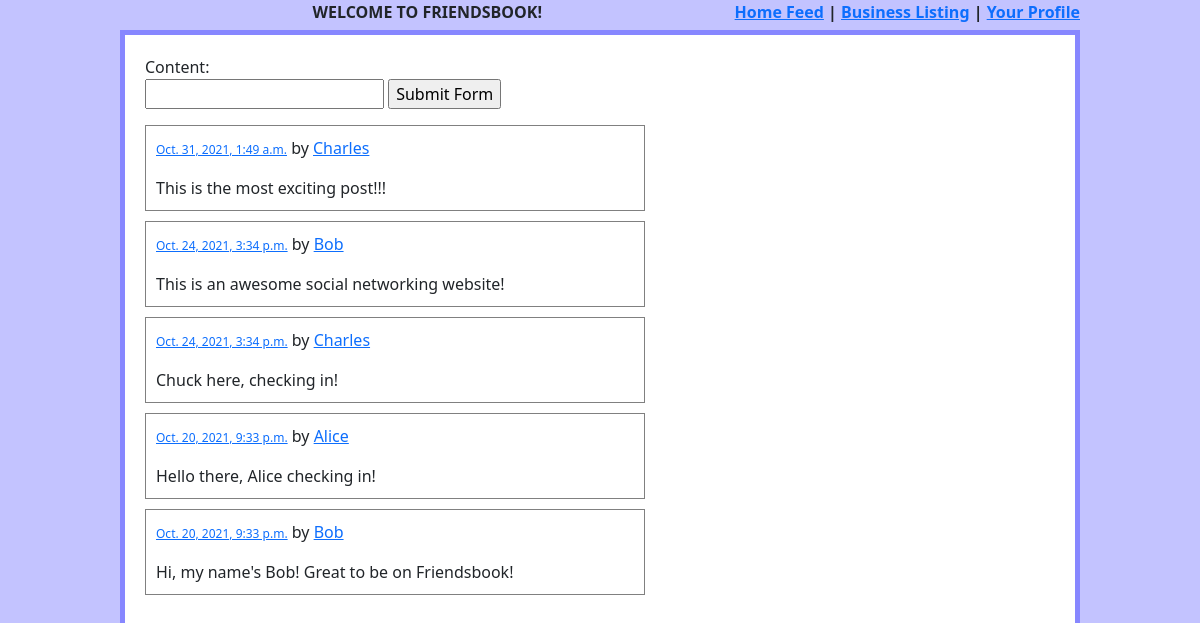
The app's page / (signed in) with its own data.
### post/models.py (models this page shows, shortened)
class Post(models.Model):
    author = models.ForeignKey(User, null=True, blank=True, on_delete=CASCADE)
    content = models.CharField(max_length=140, validators=[validate_no_bad_words])
    created_on = models.DateTimeField('date created', auto_now_add=True)
    objects = models.Manager()
    feed_manager = FeedManager()

### post/views.py (the view)
# urls.py: path('', post_feed, name='home'),
def post_feed(request):
    if not request.user.is_authenticated:
        return redirect('/account/login/')
    post_form = PostForm()
    if request.method == 'POST':
        post_form = add_post(request)
    template = loader.get_template('feed.html')
    posts = Post.feed_manager.get_feed(request)
    return HttpResponse(template.render({'posts': posts, 'new_post_form': post_form}, request))

### post/forms.py
class PostForm(forms.ModelForm):
    class Meta:
        model = Post
        fields = ['content']

### post/managers.py (called while the page is built)
    def get_feed(self, request):
        return self.exclude(author = request.user).order_by('-created_on')

### post/templatetags/curb_your_enthusiasm.py (called while the page is built)
@register.filter(name='single_exclamation')
def single_exclamation(value, args):
    pattern = '[!]{'+str(args-1)+'}[!]+'
    return re.sub(pattern, '!'*args, value)

### post/templates/feed.html (shortened to what this page needs)
{% include 'header.html' %}
{% load curb_your_enthusiasm %}
<div class="wrapper">
<form method="post" action="">
    {{new_post_form}}
    <input type="submit" value="Submit Form"/>
</form>
{% for post in posts %}
<div class="post">
    <span id="post-{{post.id}}">
        <span class="date"><a href="/post/{{post.id}}">{{post.created_on}}</a></span> by <a href="/profile/{{ post.author.id }}">{{post.author.username}}</a>
        </p>{{post.content | single_exclamation:3}}
    </span>
</div>
{% endfor %}
</div>

### static/css/styles.css (style rules this page uses)
label { display: block; }
.wrapper { border: 5px solid rgb(135, 135, 255); width: 80%; margin: auto; padding: 20px; background-color: white; height: 100%; }
.post { border: 1px solid gray; width: 500px; padding: 10px; margin-top: 10px; }
.date { color: gray; font-size: 12px; }

### records on screen
Post: created_on "Oct. 31, 2021, 1:49 a.m.", author.username "Charles", content|single_exclamation "This is the most exciting post!!!"
Post: created_on "Oct. 24, 2021, 3:34 p.m.", author.username "Bob", content|single_exclamation "This is an awesome social networking website!"
Post: created_on "Oct. 24, 2021, 3:34 p.m.", author.username "Charles", content|single_exclamation "Chuck here, checking in!"
Post: created_on "Oct. 20, 2021, 9:33 p.m.", author.username "Alice", content|single_exclamation "Hello there, Alice checking in!"
Post: created_on "Oct. 20, 2021, 9:33 p.m.", author.username "Bob", content|single_exclamation "Hi, my name's Bob! Great to be on Friendsbook!"
